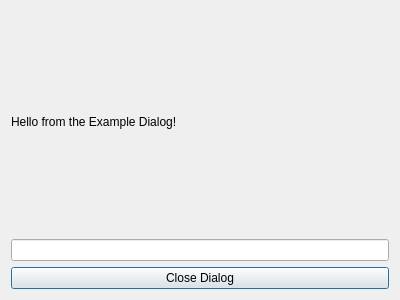
<?xml version="1.0" encoding="UTF-8"?>
<ui version="4.0">
    <class>ExampleDialog</class>
    <widget class="QDialog" name="ExampleDialog">
        <property name="geometry">
            <rect>
                <x>0</x>
                <y>0</y>
                <width>400</width>
                <height>300</height>
            </rect>
        </property>
        <property name="windowTitle">
            <string>Example Dialog</string>
        </property>
        <layout class="QVBoxLayout" name="verticalLayout">
            <item>
                <widget class="QLabel" name="m_label">
                    <property name="text">
                        <string>Hello from the Example Dialog!</string>
                    </property>
                </widget>
            </item>
            <item>
                <widget class="QLineEdit" name="m_lineEdit" />
            </item>
            <item>
                <widget class="QPushButton" name="m_button">
                    <property name="text">
                        <string>Close Dialog</string>
                    </property>
                </widget>
            </item>
        </layout>
    </widget>
    <resources />
    <connections />
</ui>
